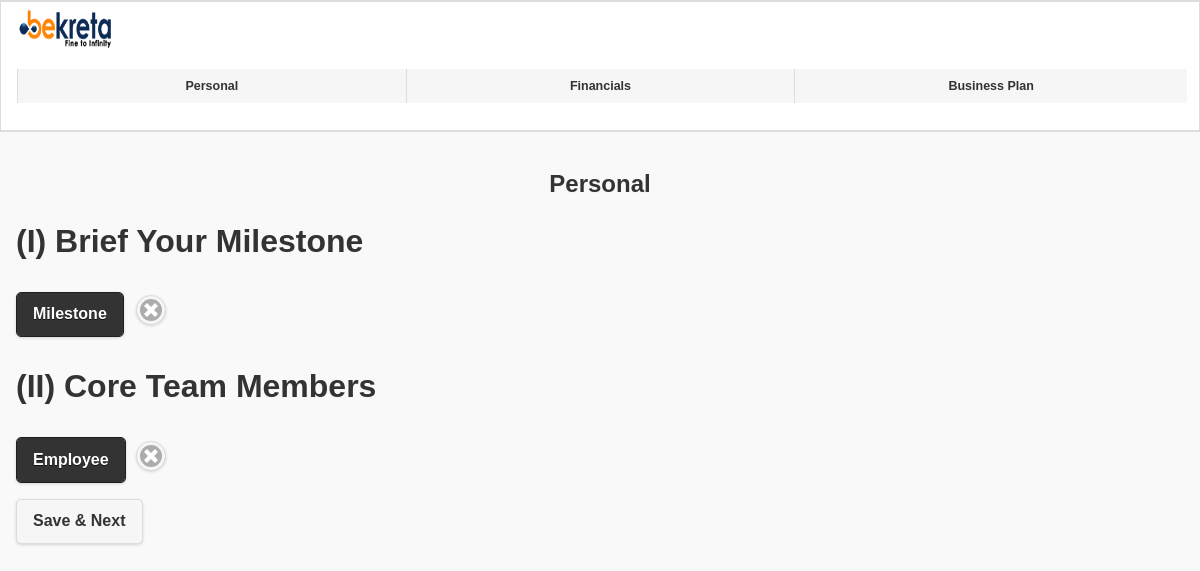
The page /allpage.php on the database as committed earlier.
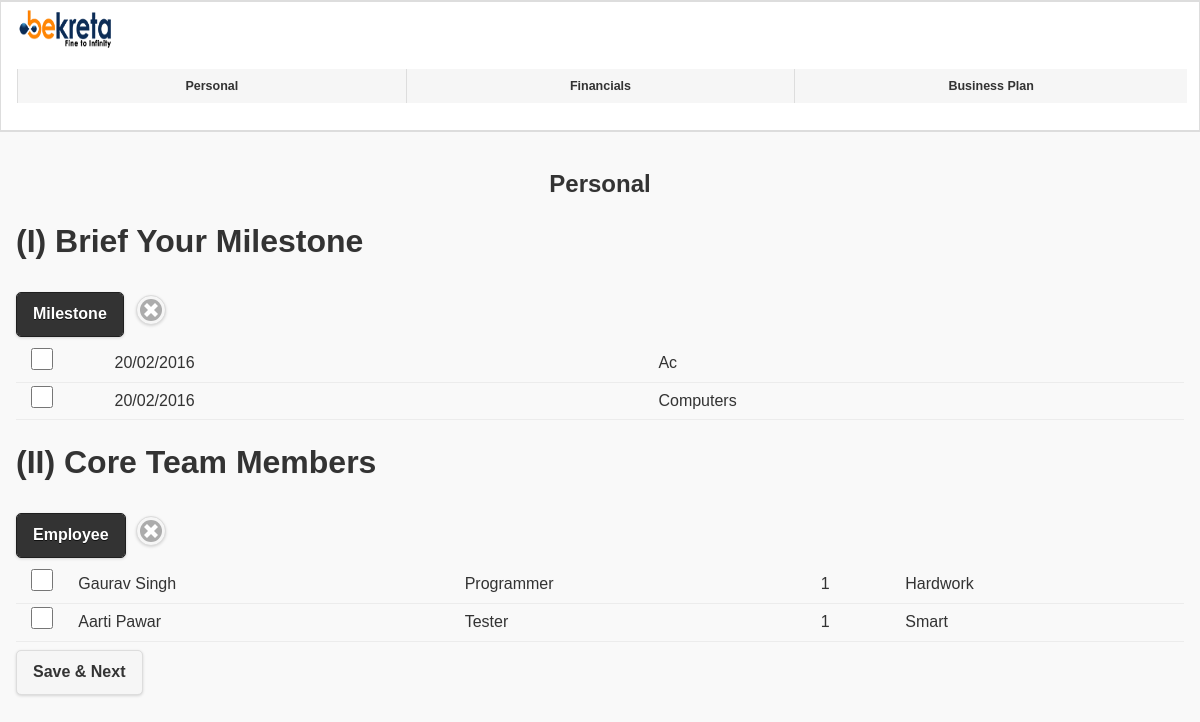
The same page on the database as committed later.
### tables this page shows
CREATE TABLE `personal` (
  `id` int(11) NOT NULL,
  `mdate` varchar(2000) NOT NULL,
  `mname` varchar(2000) NOT NULL,
  `empname` varchar(2000) NOT NULL,
  `design` varchar(2000) NOT NULL,
  `exp` varchar(2000) NOT NULL,
  `about` varchar(2000) NOT NULL
);

### allpage.php (the view, shortened to what this page needs)
<html>
<head>
      	<link rel="stylesheet" href="./jquery.mobile/demos/css/themes/default/jquery.mobile-1.4.5.min.css">
		<link rel="stylesheet" href="./jquery.mobile/demos/_assets/css/jqm-demos.css">
      	<link rel="stylesheet" href="style.css">
</head>
<body>
<div data-role="page">
<div data-role = "header">
            <div class = "ui-body-a ui-body">
               <img src="logoimages/bekreta.png" width="100" height="40">
              <div data-role="navbar" class="steppro">
                <ul class="list-unstyled multi-steps">
               <li><a href = "demppersonal.php">Personal</a></li>
               <li><a href = "financial.php">Financials</a></li>
               <li><a href = "#">Business Plan</a></li>
                </ul>
            </div>
         </div>
         </div>
      	<div data-role = "main" class = "ui-content">
			<form method="post" action="#">
			<h2 align="center"> Personal </h2>
      		 <h1> (I) Brief Your Milestone</h1>
      <a href="#myPopup" data-rel="popup" data-position-to="window" data-transition="fade" class="ui-btn ui-btn-b ui-corner-all ui-shadow ui-btn-inline">Milestone</a>
        <button type="button" class="ui-btn ui-shadow ui-corner-all ui-btn-icon-left ui-icon-delete ui-btn-icon-notext delete-row" style="margin-left: 120px; margin-top: -50px; position:absolute;"></button>
      		 <table data-role="table" id="exptable" class="ui-responsive table-stroke">
                        <?php
                           include('db.php');
                           $sql1="SELECT * FROM personal WHERE id = 3";
                           $result=mysqli_query($conn,$sql1);
                           $n=mysqli_num_rows($result);
                           if($n > 0)
                           {
                              $row=mysqli_fetch_assoc($result);
                              $mdate=json_decode($row['mdate'],true);
                              $mname=json_decode($row['mname'],true);
                           }
                           $n1=sizeof($mdate);
                           $i=0;
                           while($n1 > 0)
                           {
                           ?>
                        <tbody>
                           <tr>
                              <td><input type="checkbox" name="record"></td>
                              <td><input type="hidden" name="tdate[]" value="<?=$mdate[$i]?>"><?=$mdate[$i]?></td>
                              <td><input type="hidden" name="tmilestone[]" value="<?=$mname[$i]?>"><?=$mname[$i]?></td>
                           </tr>
                           <?php
                              $n1--;
                              $i++;
                              }
                           ?>
                        </tbody>
                     </table>
                     <h1> (II) Core Team Members</h1>
                     <a href="#myPopup1" data-rel="popup" data-position-to="window" data-transition="fade" class="ui-btn ui-btn-b ui-corner-all ui-shadow ui-btn-inline">Employee</a>
               <button type="button" class="ui-btn ui-shadow ui-corner-all ui-btn-icon-left ui-icon-delete ui-btn-icon-notext delete-row1" style="margin-left: 120px; margin-top: -50px; position:absolute;"></button><br>
               <table data-role="table" id="emptable" class="ui-responsive table-stroke">
               <tbody>
               <?php
                  include('db.php');
                  $sql2="SELECT * FROM personal WHERE id = 3";
                  $result1=mysqli_query($conn,$sql2);
                  $num=mysqli_num_rows($result1);
                  if($num > 0)
                  {
                     $row2=mysqli_fetch_assoc($result1);
                     $empname=json_decode($row2['empname'],true);
                     $design=json_decode($row2['design'],true);
                     $exp=json_decode($row2['exp'],true);
                     $about=json_decode($row2['about'],true);
                  }
                  $m=sizeof($empname);
                  $j=0;
                  while($m > 0)
                  {
               ?>
               <tr>
                        <td><input type="checkbox" name="record"></td>
                        <td><input type="hidden" name="empname[]" value="<?=$empname[$j]?>"><?=$empname[$j]?></td>
                        <td><input type="hidden" name="designation[]" value="<?=$design[$j]?>"><?=$design[$j]?></td>
                        <td><input type="hidden" name="exp[]" value="<?=$exp[$j]?>"><?=$exp[$j]?></td>
                        <td><input type="hidden" name="about[]" value="<?=$about[$j]?>"><?=$about[$j]?></td>
               </tr>
               <?php
                  $m--;
                  $j++;
               }
               ?>
               </tbody>
               </table>
            <input type="submit" name="nxt_submit" value="Save & Next" data-inline="true"/>
			</form>
      	</div>
</div>
</body>
</html>

Rows that differ between the two databases and show on the page:
added personal: mdate "20/02/2016", mname "Ac", mname "Computers", empname "Gaurav Singh", design "Programmer", exp "1", about "Hardwork", empname "Aarti Pawar", design "Tester", about "Smart"
